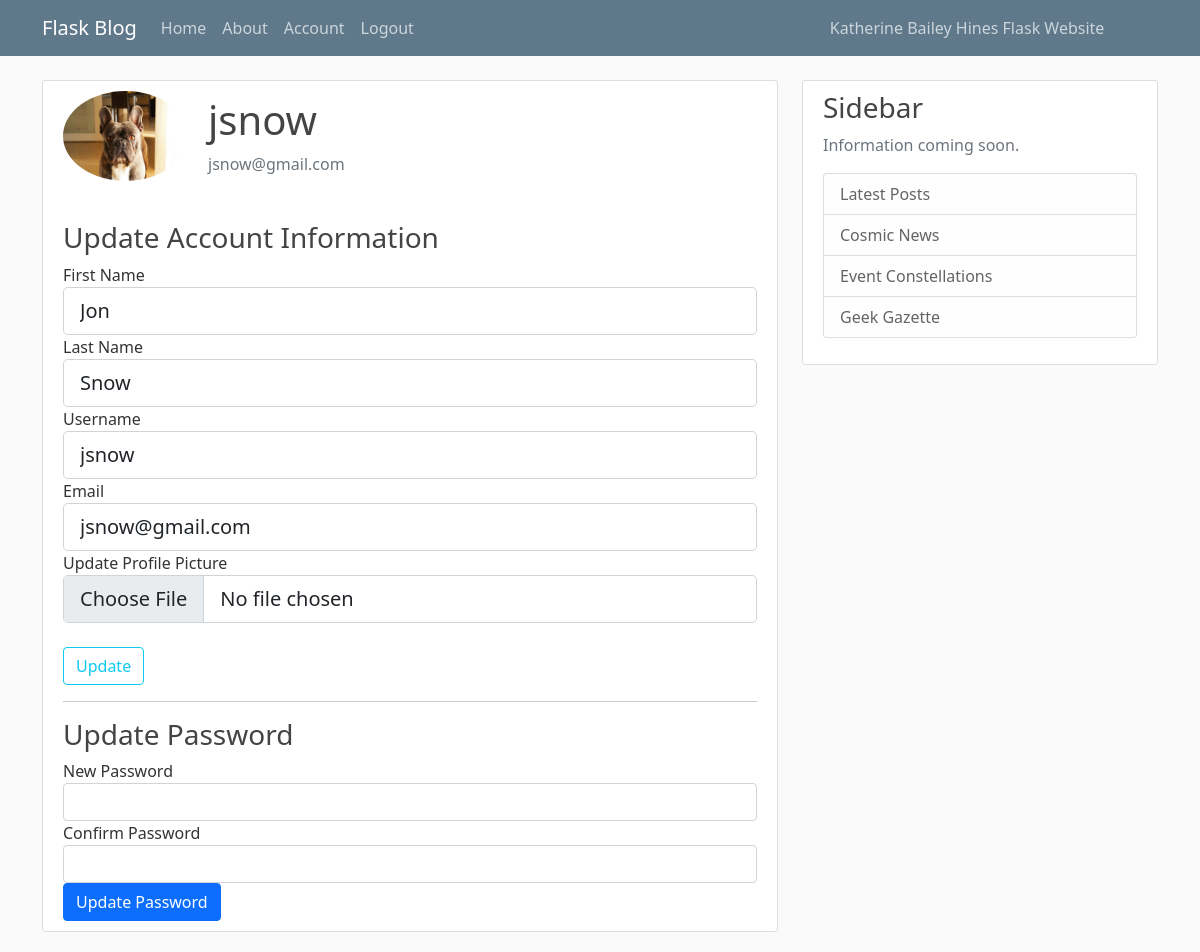
Page /account (signed in) on the committed database.
### app.py (models this page shows, shortened)
class User(db.Model):
    id = db.Column(db.Integer, primary_key=True)
    firstName = db.Column(db.String(40), unique=False, nullable=False)
    lastName = db.Column(db.String(40), unique=False, nullable=False)
    username = db.Column(db.String(15), unique=True, nullable=False)
    email = db.Column(db.String(100), unique=True, nullable=False)
    image_file = db.Column(db.String(20), nullable=False, default='default.jpg')
    password = db.Column(db.String(60), nullable=False)
    posts = db.relationship('Post', backref='author_posts', lazy=True)
    password = db.Column(db.String(60), nullable=False)

### app.py (the view)
@app.route('/account', methods=['GET', 'POST'])
@login_required
def account():
    form = UpdateAccountForm()
    update_password_form = UpdatePasswordForm()
    if form.validate_on_submit():
        current_user.firstName = form.firstName.data
        current_user.lastName = form.lastName.data
        current_user.username = form.username.data
        current_user.email = form.email.data
        db.session.commit()
        if form.picture.data:
            picture_file = save_picture(form.picture.data)
            current_user.image_file = picture_file
        db.session.commit()
        flash('Your account has been updated!', 'success')
        return redirect(url_for('home'))
    elif request.method == 'GET':
        form.firstName.data = current_user.firstName
        form.lastName.data = current_user.lastName
        form.username.data = current_user.username
        form.email.data = current_user.email
    image_file = url_for('static', filename='profile_pics/' + current_user.image_file)
    return render_template('account.html', title='Account', image_file=image_file, form=form, update_password_form=update_password_form)

### forms.py
class UpdateAccountForm(FlaskForm):
    firstName = StringField('First Name', validators=[InputRequired()])
    lastName = StringField('Last Name', validators=[InputRequired()])
    username = StringField('Username', validators=[InputRequired(), Length(min=2, max=15)])
    email = StringField('Email', validators=[InputRequired(), Email()])
    picture = FileField('Update Profile Picture', validators=[FileAllowed(['jpg', 'png', 'jpeg'])])
    submit = SubmitField('Update')

class UpdatePasswordForm(FlaskForm):
    new_password = PasswordField('New Password', validators=[InputRequired()])
    confirm_password = PasswordField('Confirm Password', validators=[InputRequired(), EqualTo('new_password')])
    submit = SubmitField('Update Password')

### app.py (called while the page is built)
@login_manager.user_loader
def load_user(user_id):
    return User.query.get(int(user_id))

### templates/account.html (shortened to what this page needs)
{% extends 'layout.html' %}
{% block content %}
    <div class="content-section">
        <div class="media" style="display: flex; align-items: center;">
            <img class="rounded-circle account-img" src="{{ image_file }}" style="height: 90px;">
            <div class="media-body ml-3">
                <h2 class="account-heading">{{ current_user.username }}</h2>
                <p class="text-secondary">{{ current_user.email }}</p>
            </div>
        </div>
        <h3 class="mt-4">Update Account Information</h3>
        <form method="POST" action="{{ url_for('update_account') }}" enctype="multipart/form-data">
            <div class="form-group">
                {{ form.firstName.label(class="form-control-label") }}
                {{ form.firstName(class="form-control form-control-lg") }}
            </div>
            <div class="form-group">
                {{ form.lastName.label(class="form-control-label") }}
                {{ form.lastName(class="form-control form-control-lg") }}
            </div>
            <div class="form-group">
                {{ form.username.label(class="form-control-label") }}
                {{ form.username(class="form-control form-control-lg") }}
            </div>
            <div class="form-group">
                {{ form.email.label(class="form-control-label") }}
                {{ form.email(class="form-control form-control-lg") }}
            </div>
            <div class="form-group">
                {{ form.picture.label(class="form-control-label") }}
                {{ form.picture(class="form-control form-control-lg") }}
            </div>
            <br>
            <div class="form-group">
                {{ form.submit(class="btn btn-outline-info") }}
            </div>
        </form>
        <hr>
        <h3>Update Password</h3>
        <form method="POST" action="{{ url_for('update_password') }}">
            <div class="form-group">
                {{ update_password_form.new_password.label }} {{ update_password_form.new_password(class="form-control") }}
            </div>
            <div class="form-group">
                {{ update_password_form.confirm_password.label }} {{ update_password_form.confirm_password(class="form-control") }}
            </div>
            <div class="form-group">
                {{ update_password_form.submit(class="btn btn-primary") }}
            </div>
        </form>
    </div>
  {% endblock content %}

### static/main.css (style rules this page uses)
body { background: #fafafa; color: #333333; margin-top: 5rem; }
h1, h2, h3, h4, h5, h6 { color: #444444; }
.content-section { background: #ffffff; padding: 10px 20px; border: 1px solid #dddddd; border-radius: 3px; margin-bottom: 20px; }
.account-img { height: 125px; width: 125px; margin-right: 20px; margin-bottom: 16px; }
.account-heading { font-size: 2.5rem; }

### rows in the picture
User: username "jsnow", email "jsnow@gmail.com", firstName "Jon", lastName "Snow"

### other values in the picture
{{ update_password_form.new_password.label }} "New Password"
{{ update_password_form.confirm_password.label }} "Confirm Password"
